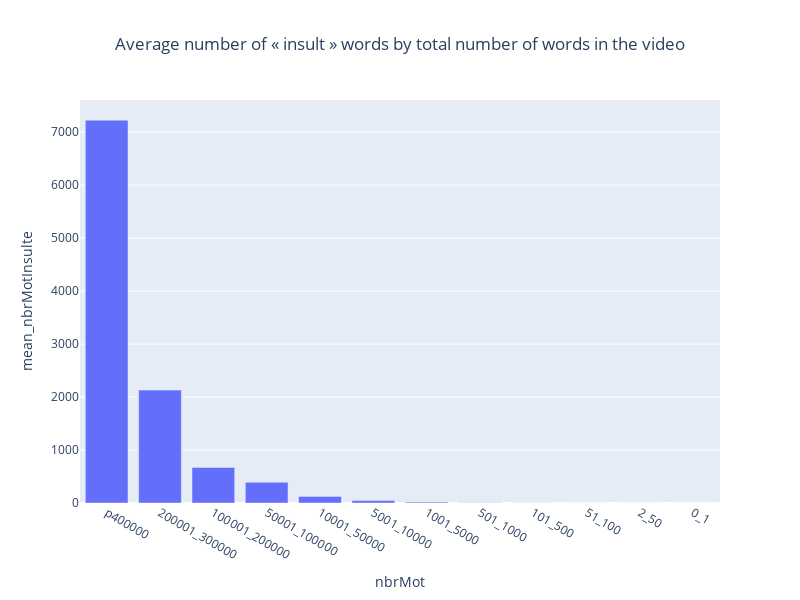

Notebook code for this chart:
### Code cell
mean_nbrMot= df1.groupby(['nbrMot']).agg('mean')['nbrMotInsulte'].nlargest(12).to_frame(name='mean').reset_index()
figfunc(x_=mean_nbrMot['nbrMot'], y_=mean_nbrMot['mean'], title_="Average number of « insult » words by total number of words in the video", x_title="nbrMot", y_title="mean_nbrMotInsulte", height_=600, width_=800)

### Figure 1 — Plotly figure (JSON) as saved in the notebook; plotly's stock layout.template omitted (floating-point values rounded to 4 significant figures)
{"data": [{"marker": {"colorscale": [[0, "rgb(103,0,31)"], [0.1, "rgb(178,24,43)"], [0.2, "rgb(214,96,77)"], [0.3, "rgb(244,165,130)"], [0.4, "rgb(253,219,199)"], [0.5, "rgb(247,247,247)"], [0.6, "rgb(209,229,240)"], [0.7, "rgb(146,197,222)"], [0.8, "rgb(67,147,195)"], [0.9, "rgb(33,102,172)"], [1, "rgb(5,48,97)"]]}, "type": "bar", "x": ["p400000", "200001_300000", "100001_200000", "50001_100000", "10001_50000", "5001_10000", "1001_5000", "501_1000", "101_500", "51_100", "2_50", "0_1"], "y": [7227, 2131.0, 670.3, 390.7, 124.8, 45.66, 16.57, 5.677, 1.927, 0.6534, 0.2114, 0.02111]}], "layout": {"height": 600, "title": {"text": "Average number of « insult » words by total number of words in the video", "x": 0.5}, "width": 800, "xaxis": {"title": {"text": "nbrMot"}}, "yaxis": {"title": {"text": "mean_nbrMotInsulte"}}}}
